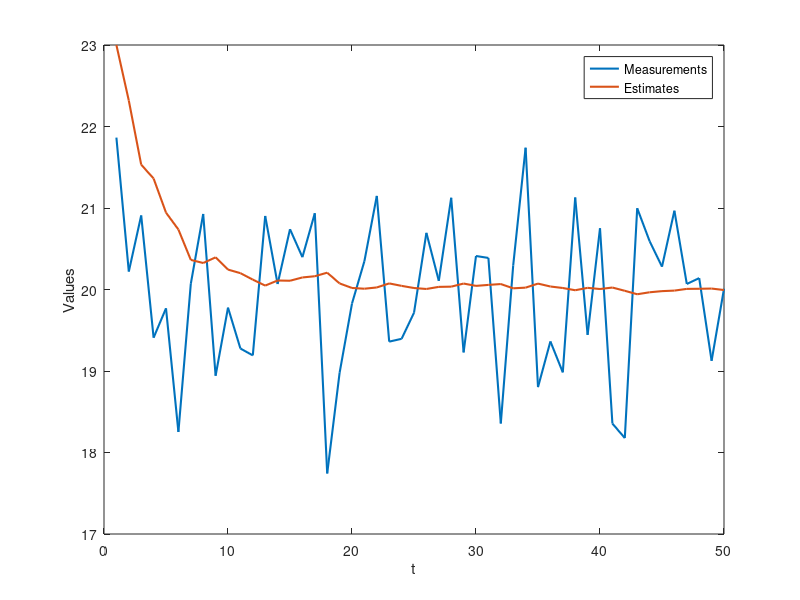

This chart was generated by the following MATLAB code: (Note: this script raises an error after producing the figure.)
clear all;

measurements = [21.8637929589789 20.2203506373265 20.9086354548582 19.4088297790472 19.7690201455967 18.2522305081561 20.0698322085498 20.9269808973863 18.9418239566577 19.7775154459492 19.2759185698247 19.1915917077952 20.9023934810928 20.0672670774844 20.7395932426423 20.3967753097481 20.9357915234428 17.7427960326353 18.9778771242300 19.8281151942768 20.3479121327860 21.1484325229735 19.3603762787404 19.3950525746836 19.7148449846203 20.6952204831622 20.1064347758691 21.1257016538631 19.2280680974510 20.4111336427935 20.3871884394671 18.3559922327388 20.2963888134685 21.7396936608370 18.8022147884121 19.3629187380481 18.9832420937512 21.1290679574493 19.4434859247075 20.7513579891163 18.3552401786798 18.1774477510084 20.9973557875997 20.5933062663922 20.2800742270737 20.9670675872049 20.0675910317724 20.1399051714884 19.1251076833658 20.0095055752150]';
%measurements = randn(1,50);
%scaleVector = (([1:length(measurements)]+3) .^ -1)*8;
%measurements = measurements + 20;
estimates = (1:length(measurements));
estimates(1) = 23;                              % initial estimate
errors = (1:length(measurements));
errors(1) = 3;
measErr = 2;
kalmanGain = (1:size(measurements,1));

for n = 2:length(measurements)
    kalmanGain(n) = errors(n-1) / (errors(n-1) + measErr);   % Calculate kalman gain
    
    estimates(n) = estimates(n-1) + kalmanGain(n)*(measurements(n-1) - estimates(n-1));
    %errors(n) = (measErr * errors(n-1)) / (measErr + errors(n-1));
    errors(n) = (1-kalmanGain(n)) * errors(n-1);
end

plot(measurements, 'LineWidth',1.5);
hold on;
plot(estimates, 'LineWidth', 1.5);
hold off;
%plot(errors);

legend('Measurements','Estimates'); 
xlabel('t'); ylabel('Values');
prettyPlotEx(7,5,'measurement.png');
